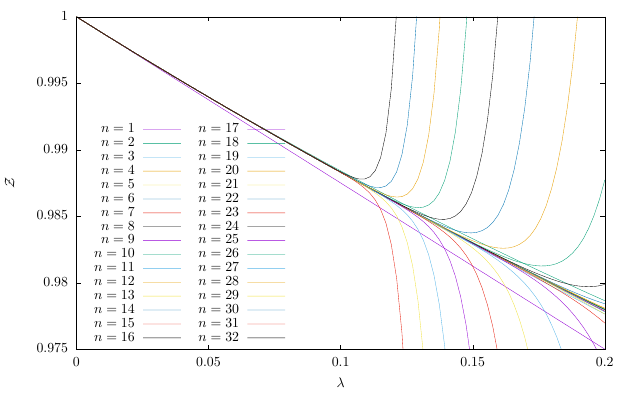

Write the gnuplot code that produced this figure.
set terminal epslatex color standalone "" 10

set output "Z_n_lambda.tex"
set format x "$%g$"
set format y "$%g$"

z(l,x) = (-x/4!)**l * (4*l)!/(4**l * (2*l)! * l!)

set xlabel '$\lambda$'
set ylabel '$\mathcal{Z}$'
set key left bottom maxrows 16
set xrange [0:0.2]
set yrange [0.975:1]
plot for [n=1:32] '+' using 1:(sum [l=0:n] z(l, $1)) with lines title sprintf("$n = %d$", n)

set output
